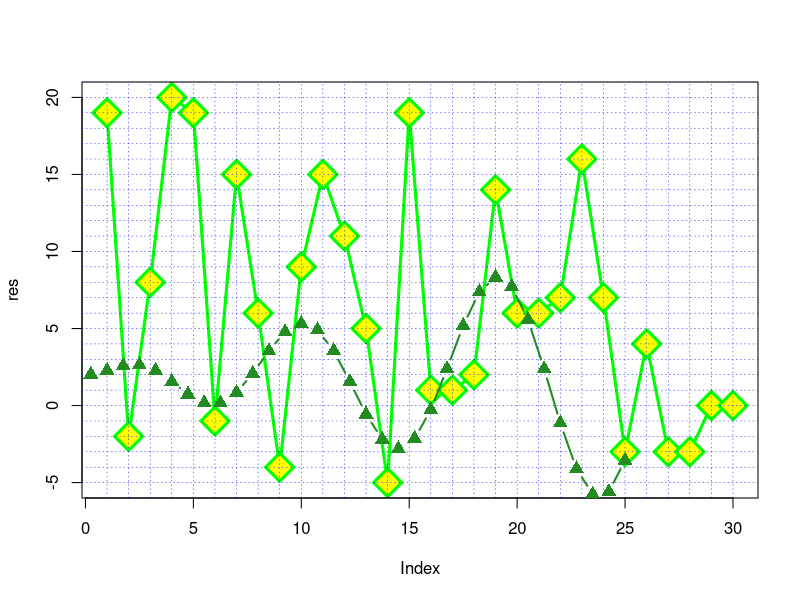

Generate this figure with R:
options(device="windows")

res<- sample(x= -5:21, size = 30, replace=TRUE)
plot(x=res, fg = "black", col="green", cex=3, pch=23, bg="yellow", type="b", lwd=3)

# рисуем вертикальные линии от 1 до 30 зеленым цветом
# рисуем горизонтальные линии синим цветом
abline(v = seq(1,30,1), h = seq(-5,21,1), col = "blue", lty=3, lwd=0.5)

?plot.default

x2 <- seq(-2,25,length.out = 37)
y2 <- 2+x2/3*sin(x2^0.9)
points(y=y2, x=x2, pch=17, col="forestgreen", type="b", lwd=2, cex=1.5)
?legend
colors()
